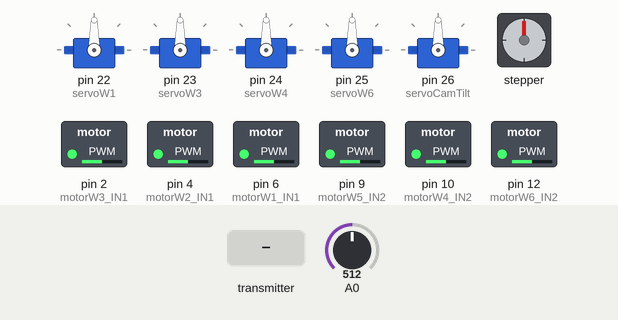
Recording of a sketch running on a simulated Arduino Mega 2560, built with avr-gcc and run on an emulated ATmega2560. Shown: 5 × servo, stepper motor, switched loads named in the sketch (green lamp = pin HIGH). Inputs (shaded band) come from the test bench; at power-on: A0 = 512. Stepper angles assume 200 steps per turn.

Above: at 1.2 s.
1.3 s: the transmitter starts sending readChannel.1 = 1000
At 3.7 s:
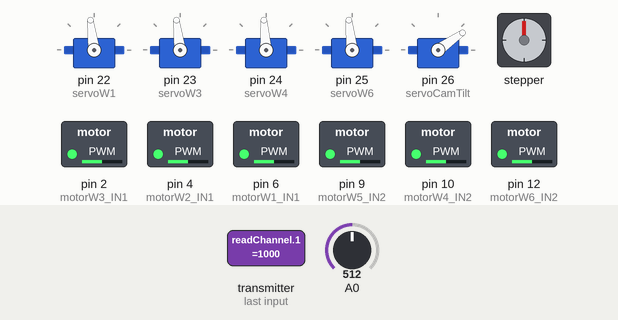
4.3 s: the transmitter starts sending readChannel.3 = 1000
At 4.45 s:
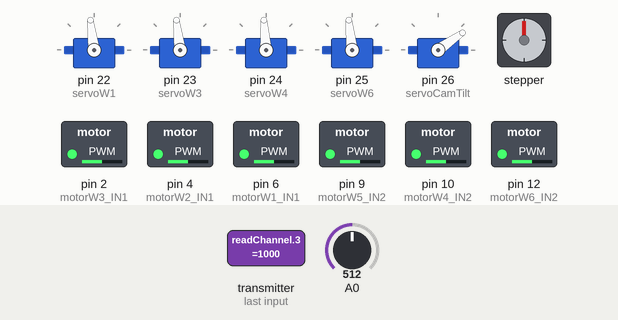
7.3 s: the transmitter starts sending readChannel.0 = 1000
At 7.47 s:
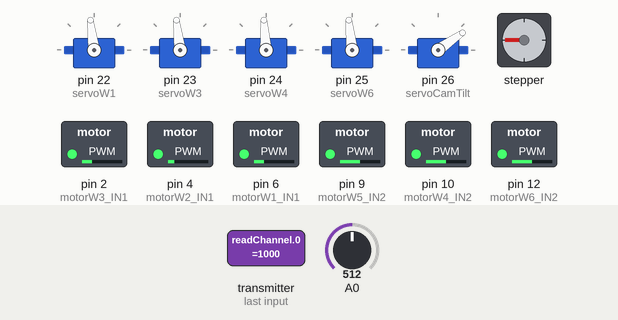
10.3 s: the transmitter starts sending readChannel.2 = 1000
At 10.51 s:
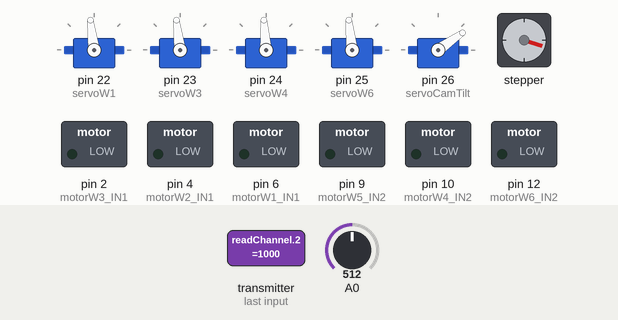
13.3 s: the transmitter starts sending readChannel.1 = 2000
At 13.53 s:
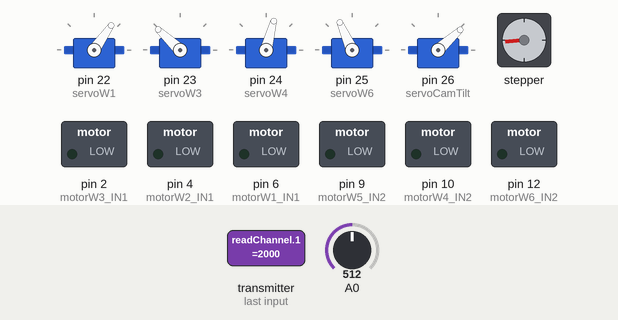
16.3 s: the transmitter starts sending readChannel.0 = 1250
At 16.66 s:
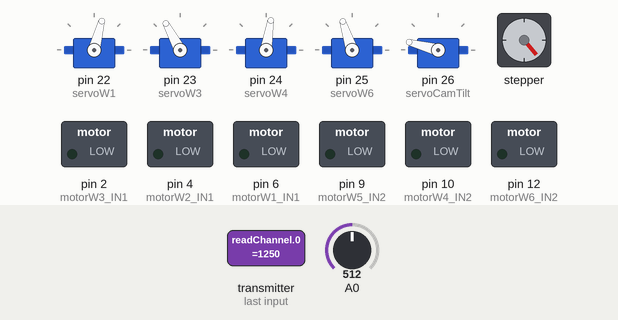
Timing chart, 0 to 22.5 s (numbered marks = the images above; inputs shaded):
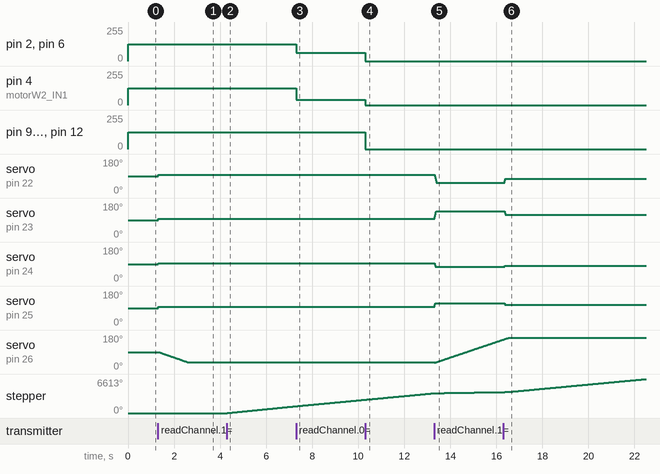

Measured:
- after the input at 1.3 s, servo on pin 22 (servoW1), servo on pin 23 (servoW3): 90° → 97° at once; servo on pin 24 (servoW4): 90° → 94° at once; servo on pin 25 (servoW6): 90° → 96° at once; servo on pin 26 (servoCamTilt): moves from 90° to 35° over 1.3 s, starting at once
- after the input at 4.3 s, stepper: keeps turning clockwise at about 446°/s, starting at once
- after the input at 7.3 s, pin 2 (motorW3_IN1), pin 6 (motorW1_IN1): 127/255 → 63/255 at once; pin 4 (motorW2_IN1): 127/255 → 40/255 at once
- after the input at 10.3 s, pin 2 (motorW3_IN1), pin 6 (motorW1_IN1): 63/255 → 0/255 at once; pin 4 (motorW2_IN1): 40/255 → 0/255 at once; pin 9 (motorW5_IN2), pin 10 (motorW4_IN2), pin 12 (motorW6_IN2): 127/255 → 0/255 at once
- after the input at 13.3 s, servo on pin 22 (servoW1): 97° → 55° at once; servo on pin 23 (servoW3): 97° → 137° at once; servo on pin 24 (servoW4): 94° → 75° at once; servo on pin 25 (servoW6): 96° → 114° at once
- after the input at 16.3 s, servo on pin 22 (servoW1): 55° → 75° after 0.06 s; servo on pin 23 (servoW3): 137° → 118° after 0.06 s; servo on pin 24 (servoW4): 75° → 81° after 0.06 s; servo on pin 25 (servoW6): 114° → 108° after 0.06 s

The sketch:

Mars_Rover.ino
```cpp
#include <Servo.h>
#include <ServoEasing.h>
#include <IBusBM.h>
#include <AccelStepper.h>

#define motorW1_IN1 6
#define motorW1_IN2 7
#define motorW2_IN1 4
#define motorW2_IN2 5
#define motorW3_IN1 2
#define motorW3_IN2 3
#define motorW4_IN1 13
#define motorW4_IN2 10
#define motorW5_IN1 8
#define motorW5_IN2 9
#define motorW6_IN1 11
#define motorW6_IN2 12

ServoEasing servoW1;
ServoEasing servoW3;
ServoEasing servoW4;
ServoEasing servoW6;
ServoEasing servoCamTilt;

AccelStepper camPanStepper(1, 46, 45);  //(Type:driver, STEP, DIR) - Stepper1

IBusBM IBus;
IBusBM IBusSensor;

int angle = 0;   // servo position in degrees
int ch0, ch1, ch2, ch3, ch6 = 0;
int servo1Angle = 90;
int servo3Angle = 90;
int servo4Angle = 90;
int servo6Angle = 90;
int s = 0; // rover speed
int r = 0; // turning radius
int m1, m2, m3, m4, m5, m6;
int camTilt = 90;
int camPan = 0;
float speed1, speed2, speed3 = 0;
float speed1PWM, speed2PWM, speed3PWM = 0;
float thetaInnerFront, thetaInnerBack, thetaOuterFront, thetaOuterBack = 0;


float d1 = 271; // distance in mm
float d2 = 278;
float d3 = 301;
float d4 = 304;


void setup() {

  /*
     Use this if you need to change the frequency of the PWM signals
    TCCR4B = TCCR4B & B11111000 | B00000101;     // D6,D7,D8 PWM frequency of 30.64 Hz
    TCCR2B = TCCR2B & B11111000 | B00000111;   // D9, D10 PWM frequency of 30.64 Hz
    TCCR1B = TCCR1B & B11111000 | B00000101;   // D11, D12  PWM frequency of 30.64 Hz
    TCCR5B = TCCR5B & B11111000 | B00000101; // D4, D13 PWM frequency of 30.64 Hz
    TCCR3B = TCCR3B & B11111000 | B00000101;    // D2, D3, D5 PWM frequency of 30.64 Hz
  */

  Serial.begin(115200);
  IBus.begin(Serial1, IBUSBM_NOTIMER); // Servo iBUS
  IBusSensor.begin(Serial2, IBUSBM_NOTIMER); // Sensor iBUS

  IBusSensor.addSensor(IBUSS_INTV); // add voltage sensor

  servoW1.attach(22);
  servoW3.attach(23);
  servoW4.attach(24);
  servoW6.attach(25);
  servoCamTilt.attach(26);

  servoW1.write(90);
  servoW3.write(90);
  servoW4.write(90);
  servoW6.write(90);
  servoCamTilt.write(90);

  servoW1.setSpeed(550);
  servoW3.setSpeed(550);
  servoW4.setSpeed(550);
  servoW6.setSpeed(550);
  servoCamTilt.setSpeed(200);

  camPanStepper.setMaxSpeed(1000);
  camPan = 0;
  camTilt = 90;


  // DC Motors
  // Motor Wheel 1 - Left Front
  digitalWrite(motorW1_IN1, LOW);   // PWM value
  digitalWrite(motorW1_IN2, LOW); // Forward
  // Motor Wheel 2 - Left Middle
  digitalWrite(motorW2_IN1, LOW);
  digitalWrite(motorW2_IN2, LOW);
  // Motor Wheel 3 - Left Back
  digitalWrite(motorW3_IN1, LOW);
  digitalWrite(motorW3_IN2, LOW);
  // right side motors move in opposite direction
  // Motor Wheel 4 - Right Front
  digitalWrite(motorW4_IN1, LOW);
  digitalWrite(motorW4_IN2, LOW);
  // Motor Wheel 5 - Right Middle
  digitalWrite(motorW5_IN1, LOW);
  digitalWrite(motorW5_IN2, LOW);
  // Motor Wheel 6 - Right Back
  digitalWrite(motorW6_IN1, LOW);
  digitalWrite(motorW6_IN2, LOW);


}

void loop() {
  // Reading the data comming from the RC Transmitter
  IBus.loop();
  ch0 = IBus.readChannel(0);
  ch1 = IBus.readChannel(1);
  ch2 = IBus.readChannel(2);
  ch3 = IBus.readChannel(3);
  ch6 = IBus.readChannel(6);

  // Convertign the incoming data
  // Steering right
  if (ch0 > 1515) {
    r = map(ch0, 1515, 2000, 1400, 600); // turining radius from 1400mm to 600mm
  }
  // Steering left
  else if (ch0 < 1485) {
    r = map(ch0, 1485, 1000, 1400, 600); // turining radius from 600mm to 1400mm
  }
  // Rover speed in % from 0 to 100
  s = map(ch2, 1000, 2000, 0, 100); // rover speed from 0% to 100%

  // Camera head steering
  if (ch1 < 1485 ) {
    if (camTilt >= 35) {
      camTilt--;
      delay(20);
    }
  }
  if (ch1 > 1515 ) {
    if (camTilt <= 165) {
      camTilt++;
      delay(20);
    }
  }
  servoCamTilt.startEaseTo(camTilt); // Camera tilt

  if (ch3 >= 1000 && ch3 < 1485) {
    camPan = map(ch3, 1000, 1485, 400, 0);
  }
  else if (ch3 > 1515 && ch3 <= 2000) {
    camPan = map(ch3, 1515, 2000, 0, -400);
  }
  else {
    camPan = 0;
  }
  camPanStepper.setSpeed(camPan);    // Camera pan
  camPanStepper.run();


  calculateMotorsSpeed();
  calculateServoAngle();

  // Steer right
  if (ch0 > 1515) {
    // Servo motors
    // Outer wheels
    servoW1.startEaseTo(97 + thetaInnerFront); // front wheel steer right
    servoW3.startEaseTo(97 - thetaInnerBack); // back wheel steer left for overall steering to the right of the rover
    // Inner wheels
    servoW4.startEaseTo(94 + thetaOuterFront);
    servoW6.startEaseTo(96 - thetaOuterBack);

    // DC Motors
    if (ch6 < 1500) { // Move forward
      // Motor Wheel 1 - Left Front
      analogWrite(motorW1_IN1, speed1PWM);   // Outer wheels running at speed1 - max speed
      digitalWrite(motorW1_IN2, LOW);
      // Motor Wheel 2 - Left Middle
      analogWrite(motorW2_IN1, speed1PWM);
      digitalWrite(motorW2_IN2, LOW);
      // Motor Wheel 3 - Left Back
      analogWrite(motorW3_IN1, speed1PWM);
      digitalWrite(motorW3_IN2, LOW);
      // right side motors move in opposite direction
      // Motor Wheel 4 - Right Front
      digitalWrite(motorW4_IN1, LOW);
      analogWrite(motorW4_IN2, speed2PWM); // Inner front wheel running at speed2 - lower speed
      // Motor Wheel 5 - Right Middle
      digitalWrite(motorW5_IN1, LOW);
      analogWrite(motorW5_IN2, speed3PWM); // Inner middle wheel running at speed3 - lowest speed
      // Motor Wheel 6 - Right Back
      digitalWrite(motorW6_IN1, LOW);
      analogWrite(motorW6_IN2, speed2PWM); // Inner back wheel running at speed2 - lower speed
    }
    else if (ch6 > 1500) {
      // Motor Wheel 1 - Left Front
      digitalWrite(motorW1_IN1, LOW);   // Outer wheels running at speed1 - max speed
      analogWrite(motorW1_IN2, speed1PWM);
      // Motor Wheel 2 - Left Middle
      digitalWrite(motorW2_IN1, LOW);
      analogWrite(motorW2_IN2, speed1PWM);
      // Motor Wheel 3 - Left Back
      digitalWrite(motorW3_IN1, LOW);
      analogWrite(motorW3_IN2, speed1PWM);
      // right side motors move in opposite direction
      // Motor Wheel 4 - Right Front
      analogWrite(motorW4_IN1, speed2PWM);
      digitalWrite(motorW4_IN2, LOW); // Inner front wheel running at speed2 - lower speed
      // Motor Wheel 5 - Right Middle
      analogWrite(motorW5_IN1, speed3PWM);
      digitalWrite(motorW5_IN2, LOW); // Inner middle wheel running at speed3 - lowest speed
      // Motor Wheel 6 - Right Back
      analogWrite(motorW6_IN1, speed2PWM);
      digitalWrite(motorW6_IN2, LOW); // Inner back wheel running at speed2 - lower speed
    }
  }

  // Steer left
  else if (ch0 < 1485) {
    // Servo motors
    servoW1.startEaseTo(97 - thetaOuterFront);
    servoW3.startEaseTo(97 + thetaOuterBack);
    servoW4.startEaseTo(94 - thetaInnerFront);
    servoW6.startEaseTo(96 + thetaInnerBack);

    // DC Motors
    if (ch6 < 1500) { // Move forward
      // Motor Wheel 1 - Left Front
      analogWrite(motorW1_IN1, speed2PWM);   // PWM value
      digitalWrite(motorW1_IN2, LOW); // Forward
      // Motor Wheel 2 - Left Middle
      analogWrite(motorW2_IN1, speed3PWM);
      digitalWrite(motorW2_IN2, LOW);
      // Motor Wheel 3 - Left Back
      analogWrite(motorW3_IN1, speed2PWM);
      digitalWrite(motorW3_IN2, LOW);
      // Motor Wheel 4 - Right Front
      // right side motors move in opposite direction
      digitalWrite(motorW4_IN1, LOW);
      analogWrite(motorW4_IN2, speed1PWM);
      // Motor Wheel 5 - Right Middle
      digitalWrite(motorW5_IN1, LOW);
      analogWrite(motorW5_IN2, speed1PWM);
      // Motor Wheel 6 - Right Back
      digitalWrite(motorW6_IN1, LOW);
      analogWrite(motorW6_IN2, speed1PWM);
    }
    else if (ch6 > 1500) { // Move backward
      // Motor Wheel 1 - Left Front
      digitalWrite(motorW1_IN1, LOW);   // PWM value
      analogWrite(motorW1_IN2, speed2PWM); // Forward
      // Motor Wheel 2 - Left Middle
      digitalWrite(motorW2_IN1, LOW);
      analogWrite(motorW2_IN2, speed3PWM);
      // Motor Wheel 3 - Left Back
      digitalWrite(motorW3_IN1, LOW);
      analogWrite(motorW3_IN2, speed2PWM);
      // Motor Wheel 4 - Right Front
      // right side motors move in opposite direction
      analogWrite(motorW4_IN1, speed1PWM);
      digitalWrite(motorW4_IN2, LOW);
      // Motor Wheel 5 - Right Middle
      analogWrite(motorW5_IN1, speed1PWM);
      digitalWrite(motorW5_IN2, LOW);
      // Motor Wheel 6 - Right Back
      analogWrite(motorW6_IN1, speed1PWM);
      digitalWrite(motorW6_IN2, LOW);
    }
  }

  // Move straight
  else {
    servoW1.startEaseTo(97);
    servoW3.startEaseTo(97);
    servoW4.startEaseTo(94);
    servoW6.startEaseTo(96);

    // DC Motors
    if (ch6 < 1500) {
      // Motor Wheel 1 - Left Front
      analogWrite(motorW1_IN1, speed1PWM);  // all wheels move at the same speed
      digitalWrite(motorW1_IN2, LOW); // Forward
      // Motor Wheel 2 - Left Middle
      analogWrite(motorW2_IN1, speed1PWM);
      digitalWrite(motorW2_IN2, LOW);
      // Motor Wheel 3 - Left Back
      analogWrite(motorW3_IN1, speed1PWM);
      digitalWrite(motorW3_IN2, LOW);
      // right side motors move in opposite direction
      // Motor Wheel 4 - Right Front
      digitalWrite(motorW4_IN1, LOW);
      analogWrite(motorW4_IN2, speed1PWM);
      // Motor Wheel 5 - Right Middle
      digitalWrite(motorW5_IN1, LOW);
      analogWrite(motorW5_IN2, speed1PWM);
      // Motor Wheel 6 - Right Back
      digitalWrite(motorW6_IN1, LOW);
      analogWrite(motorW6_IN2, speed1PWM);
    }
    else if (ch6 > 1500) {
      // Motor Wheel 1 - Left Front
      digitalWrite(motorW1_IN1, LOW);  // all wheels move at the same speed
      analogWrite(motorW1_IN2, speed1PWM); // Forward
      // Motor Wheel 2 - Left Middle
      digitalWrite(motorW2_IN1, LOW);
      analogWrite(motorW2_IN2, speed1PWM);
      // Motor Wheel 3 - Left Back
      digitalWrite(motorW3_IN1, LOW);
      analogWrite(motorW3_IN2, speed1PWM);
      // right side motors move in opposite direction
      // Motor Wheel 4 - Right Front
      analogWrite(motorW4_IN1, speed1PWM);
      digitalWrite(motorW4_IN2, LOW);
      // Motor Wheel 5 - Right Middle
      analogWrite(motorW5_IN1, speed1PWM);
      digitalWrite(motorW5_IN2, LOW);
      // Motor Wheel 6 - Right Back
      analogWrite(motorW6_IN1, speed1PWM);
      digitalWrite(motorW6_IN2, LOW);
    }
  }
  // Monitor the battery voltage
  int sensorValue = analogRead(A0);
  float voltage = sensorValue * (5.00 / 1023.00) * 3.02; // Convert the reading values from 5v to suitable 12V
  // Send battery voltage value to transmitter
  IBusSensor.loop();
  IBusSensor.setSensorMeasurement(1, voltage * 100);
}

void calculateMotorsSpeed() {
  // if no steering, all wheels speed is the same - straight move
  if (ch0 > 1485 && ch0 < 1515) {
    speed1 = speed2 = speed3 = s;
  }
  // when steering, wheels speed depend on the turning radius value
  else {
    // Outer wheels, furthest wheels from turning point, have max speed
    // Due to the rover geometry, all three outer wheels should rotate almost with the same speed. They differe only 1% so we asume they are the same.
    speed1 = s;
    // Inner front and back wheels are closer to the turing point and have lower speeds compared to the outer speeds
    speed2 = s * sqrt(pow(d3, 2) + pow((r - d1), 2)) / (r + d4);
    // Inner middle wheel is closest to the turning point, has the lowest speed
    speed3 = s * (r - d4) / (r + d4);
  }

  // speed value from 0 to 100% to PWM value from 0 to 255
  speed1PWM = map(round(speed1), 0, 100, 0, 255);
  speed2PWM = map(round(speed2), 0, 100, 0, 255);
  speed3PWM = map(round(speed3), 0, 100, 0, 255);
}

void calculateServoAngle() {
  // Calculate the angle for each servo for the input turning radius "r"
  thetaInnerFront = round((atan((d3 / (r + d1)))) * 180 / PI);
  thetaInnerBack = round((atan((d2 / (r + d1)))) * 180 / PI);
  thetaOuterFront = round((atan((d3 / (r - d1)))) * 180 / PI);
  thetaOuterBack = round((atan((d2 / (r - d1)))) * 180 / PI);

}
```
